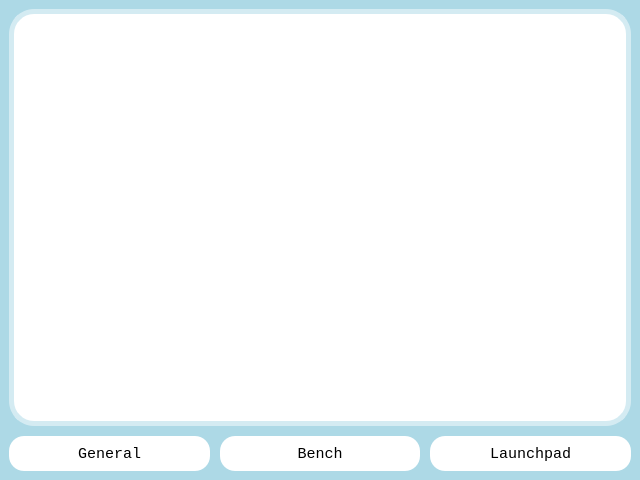
<?xml version="1.0" encoding="UTF-8"?>
<ui version="4.0">
 <class>HelpDialog</class>
 <widget class="QDialog" name="HelpDialog">
  <property name="geometry">
   <rect>
    <x>0</x>
    <y>0</y>
    <width>640</width>
    <height>480</height>
   </rect>
  </property>
  <property name="windowTitle">
   <string>Help</string>
  </property>
  <property name="styleSheet">
   <string notr="true">#HelpDialog
{
	background-color: rgb(173,217,230);
}
</string>
  </property>
  <layout class="QGridLayout" name="gridLayout" rowstretch="12,1">
   <property name="leftMargin">
    <number>9</number>
   </property>
   <property name="topMargin">
    <number>9</number>
   </property>
   <property name="rightMargin">
    <number>9</number>
   </property>
   <property name="bottomMargin">
    <number>9</number>
   </property>
   <property name="spacing">
    <number>10</number>
   </property>
   <item row="1" column="1">
    <layout class="QHBoxLayout" name="horizontalLayout">
     <property name="spacing">
      <number>10</number>
     </property>
     <item>
      <widget class="QPushButton" name="generalButton">
       <property name="sizePolicy">
        <sizepolicy hsizetype="Minimum" vsizetype="Preferred">
         <horstretch>0</horstretch>
         <verstretch>0</verstretch>
        </sizepolicy>
       </property>
       <property name="font">
        <font>
         <family>Consolas</family>
         <pointsize>11</pointsize>
         <bold>false</bold>
        </font>
       </property>
       <property name="styleSheet">
        <string notr="true">QPushButton { border-radius: 15%; background-color: white; }</string>
       </property>
       <property name="text">
        <string>General</string>
       </property>
      </widget>
     </item>
     <item>
      <widget class="QPushButton" name="benchButton">
       <property name="sizePolicy">
        <sizepolicy hsizetype="Minimum" vsizetype="Preferred">
         <horstretch>0</horstretch>
         <verstretch>0</verstretch>
        </sizepolicy>
       </property>
       <property name="font">
        <font>
         <family>Consolas</family>
         <pointsize>11</pointsize>
        </font>
       </property>
       <property name="styleSheet">
        <string notr="true">QPushButton { border-radius: 15%; background-color: white; }</string>
       </property>
       <property name="text">
        <string>Bench</string>
       </property>
      </widget>
     </item>
     <item>
      <widget class="QPushButton" name="launchpadButton">
       <property name="sizePolicy">
        <sizepolicy hsizetype="Minimum" vsizetype="Preferred">
         <horstretch>0</horstretch>
         <verstretch>0</verstretch>
        </sizepolicy>
       </property>
       <property name="font">
        <font>
         <family>Consolas</family>
         <pointsize>11</pointsize>
        </font>
       </property>
       <property name="styleSheet">
        <string notr="true">QPushButton { border-radius: 15%; background-color: white; }</string>
       </property>
       <property name="text">
        <string>Launchpad</string>
       </property>
      </widget>
     </item>
    </layout>
   </item>
   <item row="0" column="1">
    <widget class="QFrame" name="frame">
     <property name="styleSheet">
      <string notr="true">#frame
{
	border: 5px solid rgb(212,235,242);
	background-color: white;
	border-radius: 25px;
} 

</string>
     </property>
     <property name="frameShape">
      <enum>QFrame::StyledPanel</enum>
     </property>
     <property name="frameShadow">
      <enum>QFrame::Raised</enum>
     </property>
     <layout class="QHBoxLayout" name="horizontalLayout_2">
      <item>
       <widget class="QPlainTextEdit" name="instructions">
        <property name="sizePolicy">
         <sizepolicy hsizetype="Expanding" vsizetype="Preferred">
          <horstretch>0</horstretch>
          <verstretch>0</verstretch>
         </sizepolicy>
        </property>
        <property name="font">
         <font>
          <family>Segoe UI Symbol</family>
          <pointsize>11</pointsize>
          <bold>true</bold>
         </font>
        </property>
        <property name="styleSheet">
         <string notr="true">border: 0px;
background-color: white;

</string>
        </property>
       </widget>
      </item>
     </layout>
    </widget>
   </item>
  </layout>
 </widget>
 <resources/>
 <connections/>
</ui>
